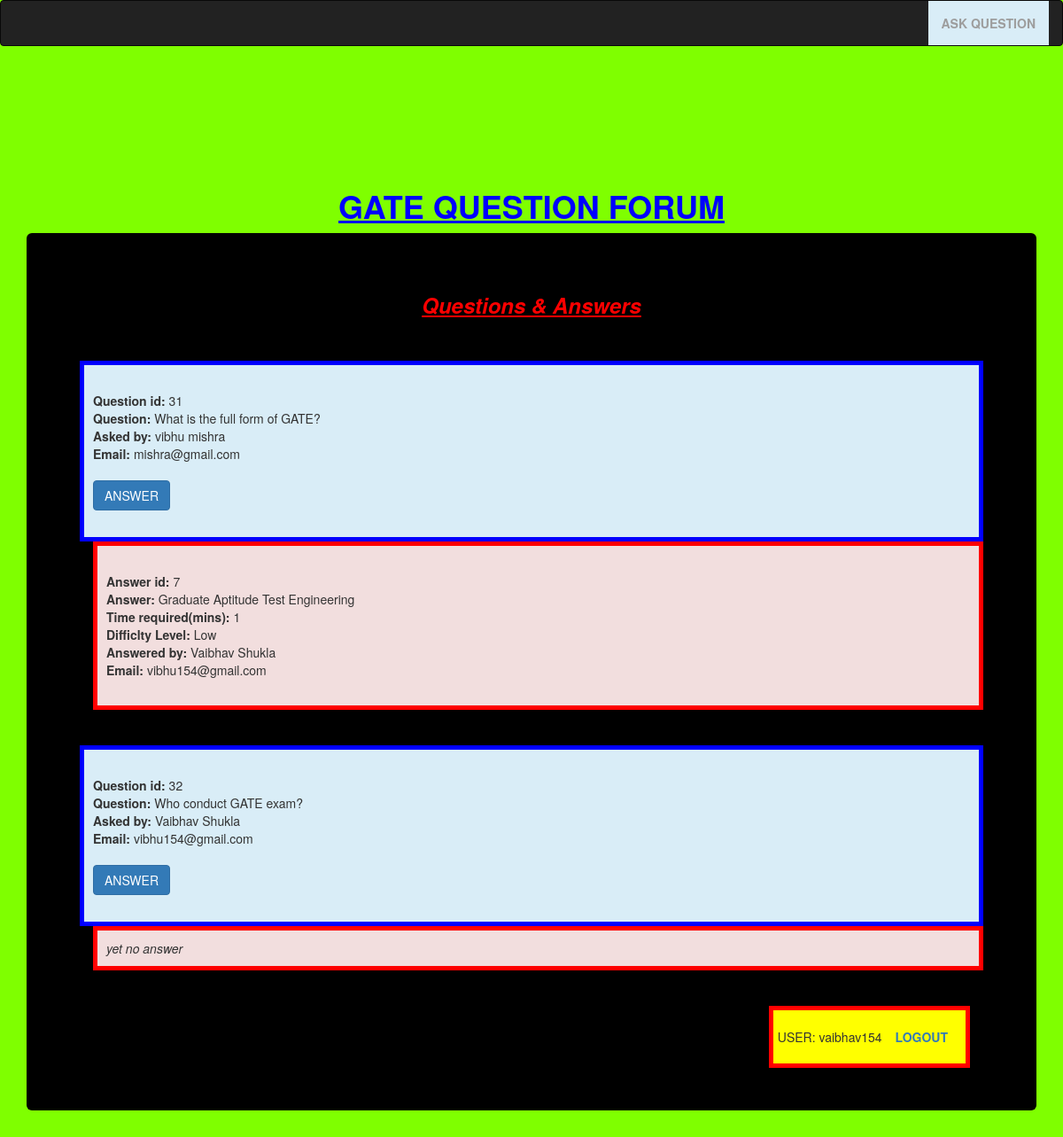
Page /home.php (signed in) on the committed database.
### tables this page shows
CREATE TABLE `questionaddition` (
  `id` int(50) NOT NULL,
  `que` varchar(500) NOT NULL,
  `name` text NOT NULL,
  `email` varchar(50) NOT NULL
);

CREATE TABLE `answers` (
  `id` int(10) NOT NULL,
  `qid` int(10) NOT NULL,
  `answer` varchar(1000) NOT NULL,
  `timerq` int(10) NOT NULL,
  `diff` text NOT NULL,
  `name` varchar(50) NOT NULL,
  `email` varchar(50) NOT NULL
);

### home.php (the view, shortened to what this page needs)
<!DOCTYPE html>
<html>
<head>
    <link rel="stylesheet" href="https://maxcdn.bootstrapcdn.com/bootstrap/3.4.1/css/bootstrap.min.css">
</head>
<body style="background-color: #7FFF00">
	<nav class="navbar navbar-inverse" >
        <div class="container-fluid">
            <ul class="nav navbar-nav bg-info" style="float:right">
                <li><a href="question.php"><b>ASK QUESTION</b></a></li>
            </ul>
        </div>
    </nav>
     <br><br><br><br><br><br>
        <div class="container">
            <h1  style="text-align: center; color: blue;"> <b><u>GATE QUESTION FORUM</u></b></h1>
            <div class="jumbotron" style="background-color: black;">
                <h3 style="text-align: center; color: red;"><b><i><u>Questions & Answers</u></i></b></h3>
                <?php
include 'database.php';
$sql = "SELECT id, que, name, email FROM questionaddition";
$result = $conn->query($sql);
if ($result->num_rows > 0)
        while($row = $result->fetch_assoc()) :?>
                <br><br>
        <div class="bg-info" style="border: 5px solid blue; padding: 10px;">
            <form method="post" action="answer.php">
                <br><b> Question id:</b> <?php echo $row["id"]; ?>
                <br><b> Question:</b> <?php echo $row["que"]; ?>
                <br><b> Asked by:</b> <?php echo $row["name"]; ?>
                <br><b> Email:</b> <?php echo $row["email"]; ?>   <br>
                <input type="hidden" name="id" value="<?php echo $row['id']; ?>"/><br>
                <button type="submit" class="btn btn-primary btn-small" >ANSWER</button><br><br>
            </form>
        </div>
        <?php
        $queid = $row["id"];
        $ql = "SELECT * FROM answers WHERE qid = '$queid'";
$resul = $conn->query($ql);
if ($resul->num_rows > 0) {
    while($ro = $resul->fetch_assoc()) {
        echo "<div class=\"bg-danger tabcontent\" style=\"border: 5px solid red; padding: 10px; margin-left: 15px;\">";
        echo "<form>";
        echo "<br><b> Answer id:</b> ". $ro["id"] . "<br><b> Answer:</b> ". $ro["answer"] . "<br><b> Time required(mins):</b> " . $ro ["timerq"] . "<br><b> Difficlty Level:</b> ". $ro["diff"] ."<br><b> Answered by:</b> " . $ro["name"] . "<br><b> Email:</b> " . $ro["email"] ."<br>" ;
        echo "<br></form></div>";
    }
} else {
    echo "<div class=\"bg-danger tabcontent\" style=\"border: 5px solid red; padding: 10px; margin-left: 15px;\"><i>yet no answer</i></div>";
}
endwhile;
     ?><br><br>
        <div class="container-fluid">
            <ul class="nav navbar-nav " style="float:right; background: yellow; border: solid; border-width: 5px; border-color: red; padding: 5px;">
                <li style="margin-top: 15px;">USER: <?php echo $_SESSION['username']; ?></li>
                <li><a href="logout.php"><b>LOGOUT</b></a></li>
            </ul>
        </div>
        </div>
    </div>
</body>
</html>

### rows in the picture
questionaddition: id "31", que "What is the full form of GATE?", name "vibhu mishra", email "mishra@gmail.com"
answers: id "7", answer "Graduate Aptitude Test Engineering", timerq "1", diff "Low", name "Vaibhav Shukla", email "vibhu154@gmail.com"
questionaddition: id "32", que "Who conduct GATE exam?", name "Vaibhav Shukla", email "vibhu154@gmail.com", shows "yet no answer"

### other values in the picture
$_SESSION['username'] "vaibhav154"
